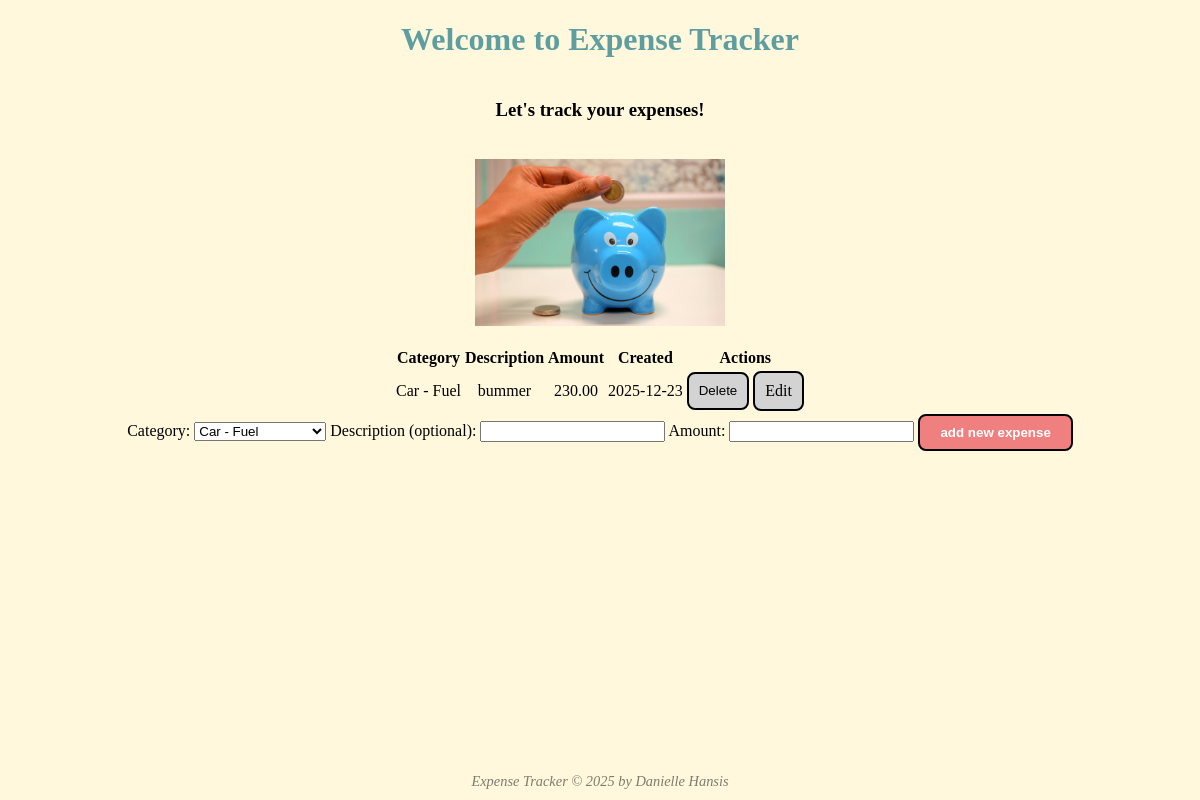
/expenses, run on the app's committed database.
### app/model.py (models this page shows, shortened)
class Expense(db.Model):
    __tablename__ = "expenses"
    id = db.Column(db.Integer, primary_key=True)
    amount = db.Column(db.Numeric(10, 2), nullable=False)
    created = db.Column(db.DateTime(timezone=True), nullable=False,
                        default=lambda: datetime.now(timezone.utc))
    description = db.Column(db.String(255), nullable=True)
    user_id = db.Column(db.Integer, db.ForeignKey("users.id"), nullable=True) # TODO- change to false, when auth is activated
    category_id = db.Column(db.Integer, db.ForeignKey("categories.id"), nullable=False)
    user = db.relationship("User", back_populates="expenses")
    category = db.relationship("Category", back_populates="expenses")

class Category(db.Model):
    __tablename__ = "categories"
    id = db.Column(db.Integer, primary_key=True)
    name = db.Column(db.String(50), unique=True, nullable=False)
    expenses = db.relationship("Expense", back_populates="category")

### app/app.py (the view)
@app.get("/expenses")
def expenses_get_route():
    return functions.expenses_get()

### app/functions.py (called while the page is built)
def expenses_get():
    expenses = Expense.query.order_by(Expense.created).all()
    categories = Category.query.order_by(Category.name).all()
    return render_template("index.html", expenses=expenses, categories=categories)

### templates/index.html (shortened to what this page needs)
{% extends 'base.html' %}
{% block head %}
    <link rel="stylesheet" href="{{ url_for('static', filename='index.css') }}">
{% endblock %}
{% block body %}
    <h1>Welcome to Expense Tracker</h1>
    <h3>Let's track your expenses!</h3>
    <img src="{{ url_for('static', filename='images/piggybank_blue.jpg') }}"
     alt="Blue piggy bank illustration"
     class="small-img">
    <div class="content">
        {% if expenses  | length < 1 %}
        	<h2>START LOGGING!</h2>
        {% else %}
            <table>
                <tr>
                    <th>Category</th>
                    <th>Description</th>
                    <th>Amount</th>
                    <th>Created</th>
                    <th>Actions</th>
                </tr>
                {% for expense in expenses %}
                    <tr>
                      <td>{{ expense.category.name if expense.category else "Uncategorized" }}</td>
                      <td>{{ expense.description or "" }}</td>
                      <td>{{ "%.2f"|format(expense.amount) }}</td>
                      <td>{{ expense.created.strftime("%Y-%m-%d") }}</td>
                      <td>
                        <form action="{{ url_for('expenses_delete_route', id=expense.id) }}"
                              method="POST"
                              style="display:inline;">
                          <button type="submit" class="btn2">Delete</button>
                        </form>
                        <a class="btn2" href="{{ url_for('expenses_edit_route', id=expense.id) }}">Edit</a>
                      </td>
                    </tr>
                {% endfor %}
            </table>
        {% endif %}
    </div>
    <div>
        <form action="{{ url_for('expenses_post_route') }}" method="POST">
            <label for="category_id">Category:</label>
            <select name="category_id" id="category_id" required>
                {% for category in categories %}
                    <option value="{{ category.id }}">{{ category.name }}</option>
                {% endfor %}
            </select>
            <label for="description">Description (optional):</label>
            <input type="text" name="description" id="description">
            <label for="amount">Amount:</label>
            <input type="number" name="amount" id="amount" step="0.01" required>
            <input type="submit" value="add new expense" id="btn_add" class="btn1">
        </form>
    </div>
{% endblock %}

### static/index.css (style rules this page uses)
body { background-color: cornsilk; display: flex; flex-direction: column; align-items: center; margin: 0; text-align: center; }
h1 { color: cadetblue; }
.btn1 { display: inline-block; padding: 10px 20px; background-color: lightcoral; color: white; font-weight: bold; text-decoration: none; border-radius: 8px; cursor: pointer; transition: background-color 0.2s ease; line-height: 1; vertical-align: middle; border: 2px solid black; outline: none; appearance: none; -webkit-appearance: none; }
.btn2 { display: inline-block; padding: 10px 10px; background-color: lightgray; color: black; font-weight: normal; text-decoration: none; border-radius: 8px; cursor: pointer; transition: background-color 0.2s ease; line-height: 1; vertical-align: middle; border: 2px solid black; outline: none; appearance: none; -webkit-appearance: none; }
.small-img { width: 250px; height: auto; display: block; margin: 20px 0; }

### data on the page
Expense: category "Car - Fuel", description "bummer", amount "230.00", created "2025-12-23"

### other printed values
form field category_id "Car - Fuel"
